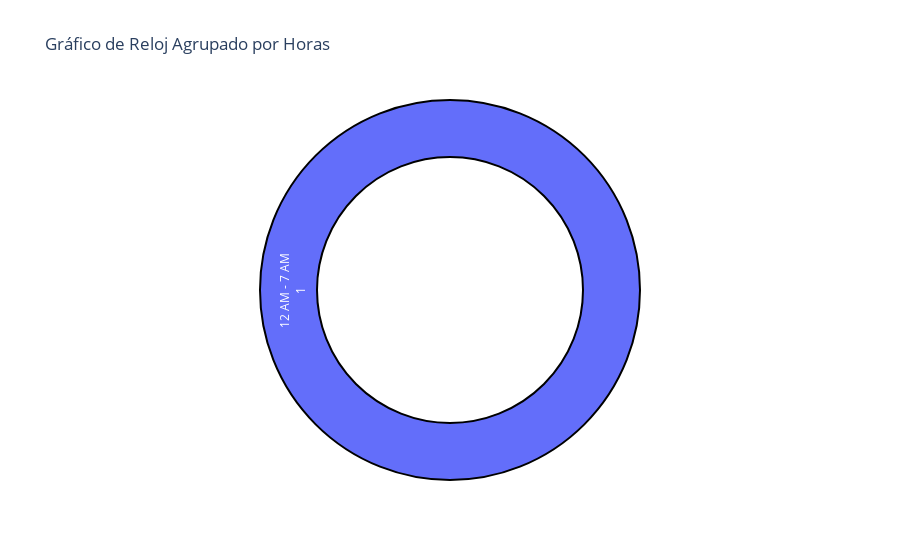

The notebook cell this image was saved under:
### Code cell
grupos_horas = ['12 AM - 7 AM', '7 AM - 12 PM', '12 PM - 7 PM', '7 PM - 12 AM']
valores = [20, 40, 30, 10]  # Valores para cada grupo de horas

max_value = max(valores)
grosor = [0.1 + 0.4 * (valor / max_value) for valor in valores]  # El rango de grosor va de 0.1 a 0.5

fig = go.Figure()

for i, (label, value, thickness) in enumerate(zip(grupos_horas, valores, grosor)):
    fig.add_trace(go.Pie(
        labels=[label],
        values=[1],
        hole=0.7,
        marker=dict(line=dict(color='#000000', width=2)),
        textinfo='label+value',
        direction='clockwise',
        rotation=90 + (i * 90),  # Ajustar la rotación para cada sección
        domain=dict(x=[0, 1], y=[0, 1]),  # Mantener todas las secciones en el mismo dominio
        pull=[0],  # No separar las secciones
        hoverinfo='label+value+percent',
        showlegend=False
    ))
    break

# Configurar el layout del gráfico
fig.update_layout(
    title_text="Gráfico de Reloj Agrupado por Horas",
    showlegend=False
)

# Mostrar el gráfico
fig.show()

### Figure 1 — Plotly figure (JSON) as saved in the notebook; plotly's stock layout.template omitted (floating-point values rounded to 4 significant figures)
{"data": [{"direction": "clockwise", "domain": {"x": [0, 1], "y": [0, 1]}, "hole": 0.7, "hoverinfo": "label+value+percent", "labels": ["12 AM - 7 AM"], "marker": {"line": {"color": "#000000", "width": 2}}, "pull": [0], "rotation": 90, "showlegend": false, "textinfo": "label+value", "type": "pie", "values": [1]}], "layout": {"showlegend": false, "title": {"text": "Gráfico de Reloj Agrupado por Horas"}}}
